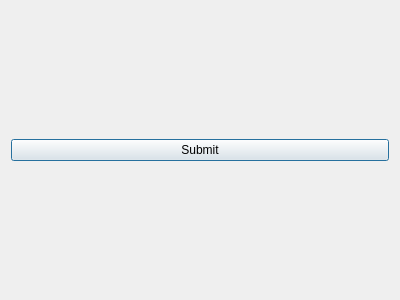
<?xml version="1.0" encoding="UTF-8"?>
<ui version="4.0">
 <class>nameDiag</class>
 <widget class="QDialog" name="nameDiag">
  <property name="geometry">
   <rect>
    <x>0</x>
    <y>0</y>
    <width>400</width>
    <height>300</height>
   </rect>
  </property>
  <property name="windowTitle">
   <string>Dialog</string>
  </property>
  <layout class="QVBoxLayout" name="verticalLayout">
   <item>
    <widget class="QPushButton" name="pushButton">
     <property name="text">
      <string>Submit</string>
     </property>
    </widget>
   </item>
  </layout>
 </widget>
 <resources/>
 <connections/>
</ui>
